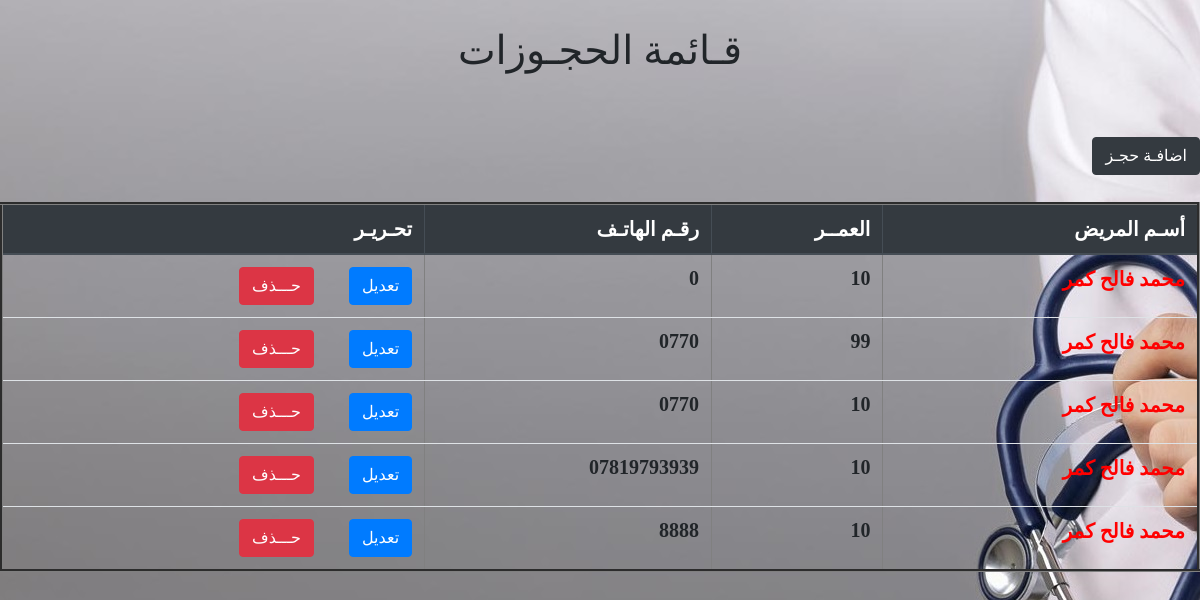
The app's page /index/ with its own data.
### salam/models.py (models this page shows)
class info(models.Model):
    full_name=models.CharField(max_length=30,verbose_name='الأســم')
    the_age=models.CharField(max_length=30,verbose_name='العمـر')
    phone_number=models.CharField(max_length=30,verbose_name='رقـم الهاتـف')

### salam/views.py (the view)
# urls.py: url(r'^index/$',Index,name='index'),
def Index(request):
    information=models.info.objects.all()# من هنا نحدد جميع البيانات لعرضها
    context={'information':information}
    return render(request,'index.html',context)

### salam/templates/index.html (shortened to what this page needs)
﻿{% load static %}
<html>
<head>
   <link rel="stylesheet" href="https://stackpath.bootstrapcdn.com/bootstrap/4.3.1/css/bootstrap.min.css">
</head>
<body id='page'>
<br>
<div align="center">
<h1 >  قـائمة الحجـوزات</h1>
</div>
<br><br>
<div id='div' style="text-align: right">
    <a id='form'  href="{% url 'regform' %}"  class="btn btn-dark"> اضافـة حجـز </a>
</div>
<br>
<form dir='ltr'>
<table border=3 ' class="table" id='tap' >
<thead class="thead-dark">
 <tr>
  <th scope="col">تحـريـر</th>
<th scope="col">رقـم الهاتـف</th>
     <th scope="col">العمــر</th>
 <th scope="col">أسـم المريض</th>
 </tr>
</thead>
{% for item in information %}
<tr>
 <td><a href=" {% url 'Delete' item.id %} " class="btn btn-danger">حـــذف</a>  &#160;&#160;&#160;&#160;&#160;&#160;<a href=" {% url 'Update' item.id %} " class="btn btn-primary">تعديل </a></td>
    <td>{{item.phone_number}}</td>
      <td>{{item.the_age}}</td>
    <td id='colorname'>{{item.full_name}}</td>
</tr>
{%endfor%}
</table>
</form>
</body>
</html>

### records on screen
info: phone_number "0", the_age "10", full_name "محمد فالح كمر"
info: phone_number "0770", the_age "99", full_name "محمد فالح كمر"
info: phone_number "0770", the_age "10", full_name "محمد فالح كمر"
info: phone_number "07819793939", the_age "10", full_name "محمد فالح كمر"
info: phone_number "8888", the_age "10", full_name "محمد فالح كمر"
